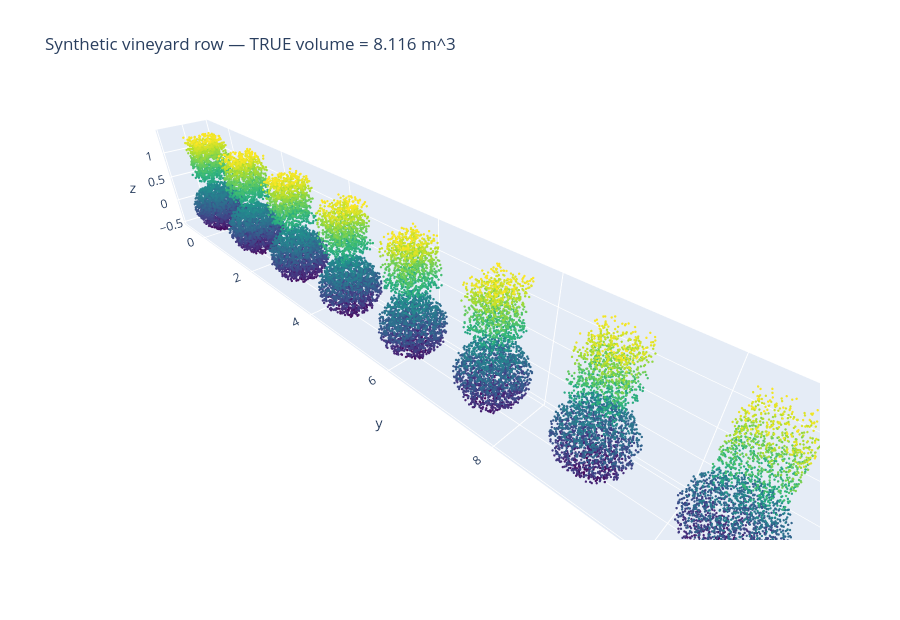

The code cell stored with this chart in its notebook:
### Code cell
import plotly.graph_objects as go

m = syn if len(syn) <= 150_000 else syn[RNG.choice(len(syn), 150_000, replace=False)]
fig = go.Figure(go.Scatter3d(
    x=m[:, 0], y=m[:, 1], z=m[:, 2], mode="markers",
    marker=dict(size=1.4, color=m[:, 2], colorscale="Viridis")))
fig.update_layout(scene=dict(aspectmode="data"), height=620,
                  title=f"Synthetic vineyard row — TRUE volume = {GT_TOTAL:.3f} m^3")
fig.show()

### Figure 1 — Plotly figure (JSON) as saved in the notebook; plotly's stock layout.template omitted (floating-point values rounded to 4 significant figures; data arrays with more than 128 entries replaced by an {"elided": "..."} marker saying what was removed)
{"data": [{"marker": {"color": {"elided": "27590 float values"}, "colorscale": [[0, "#440154"], [0.1111, "#482878"], [0.2222, "#3e4989"], [0.3333, "#31688e"], [0.4444, "#26828e"], [0.5556, "#1f9e89"], [0.6667, "#35b779"], [0.7778, "#6ece58"], [0.8889, "#b5de2b"], [1, "#fde725"]], "size": 1.4}, "mode": "markers", "type": "scatter3d", "x": {"elided": "27590 float values"}, "y": {"elided": "27590 float values"}, "z": {"elided": "27590 float values"}}], "layout": {"height": 620, "scene": {"aspectmode": "data"}, "title": {"text": "Synthetic vineyard row — TRUE volume = 8.116 m^3"}}}
